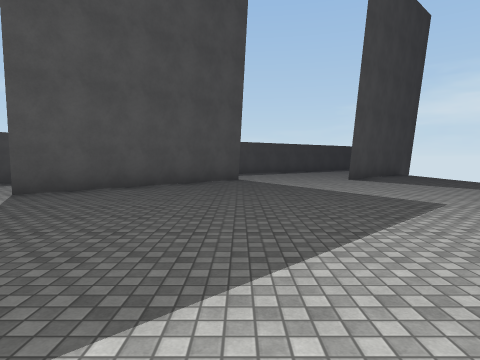
[1] (above)

16 first-person views from a walk through a scene from a Unity 3-D project. The camera is 1.5 m above the floor, tilts 4° down and sees 75° across. The floor is counted in squares, 2.4 m on a side. Each view is taken from the middle of a square. On the plan, view 1 faces up. The plan holds only what a view shows up to about 9 squares ahead; the rest is blank. The place goes on beyond the plan. The player is left out. Surface patterns are stand-ins for the level's own textures.

[2]
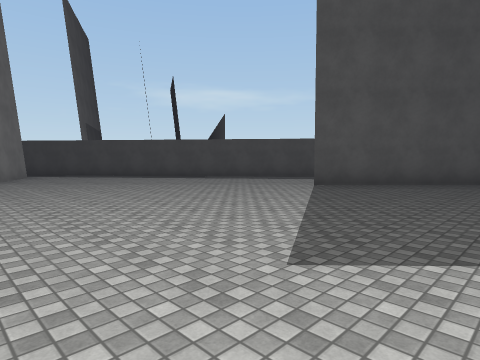

[3]
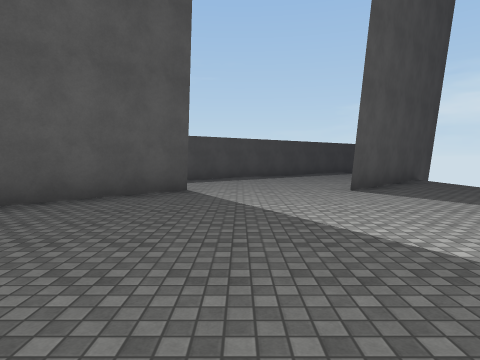

[4]
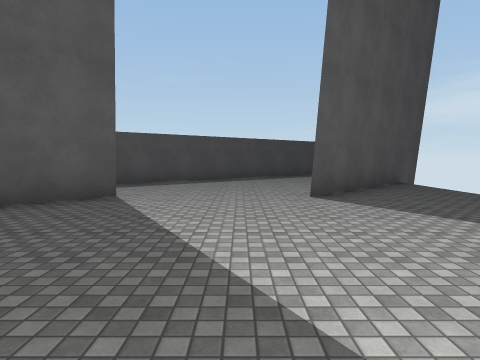

[5]
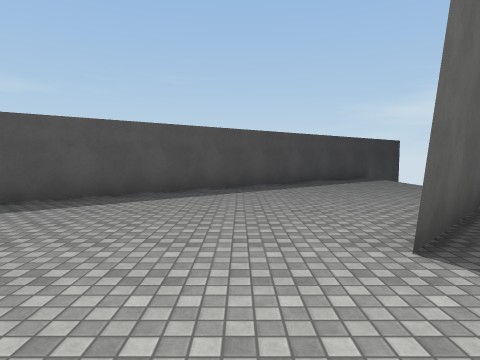

[6]
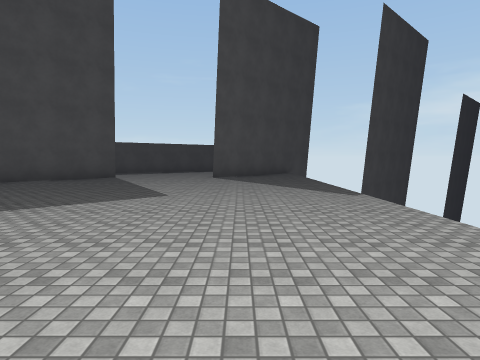

[7]
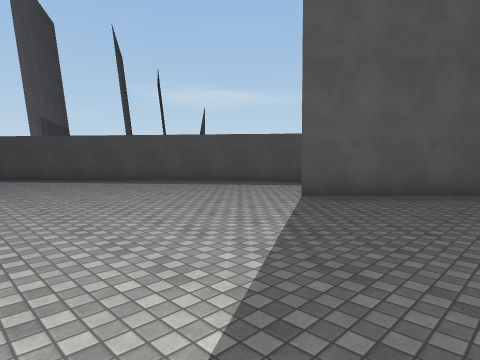

[8]
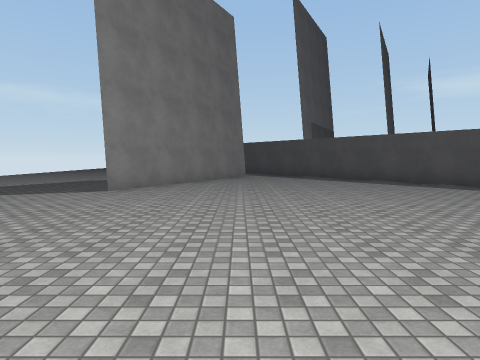

[9]
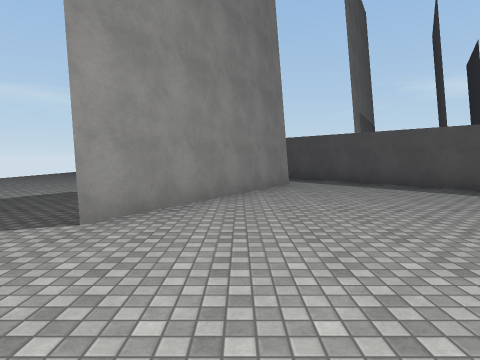

[10]
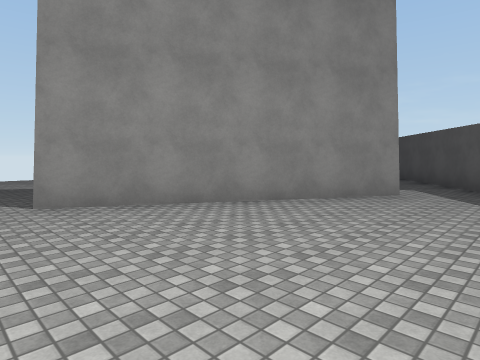

[11]
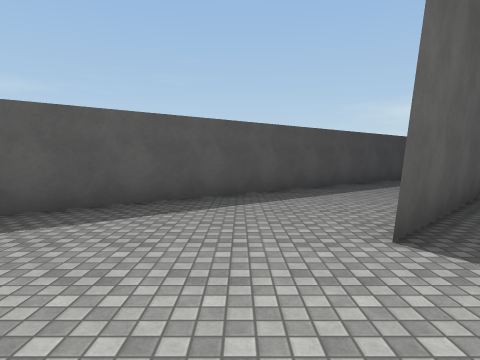

[12]
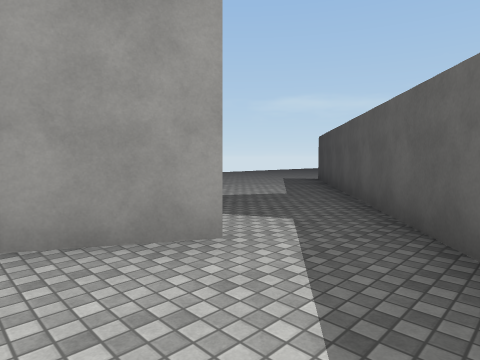

[13]
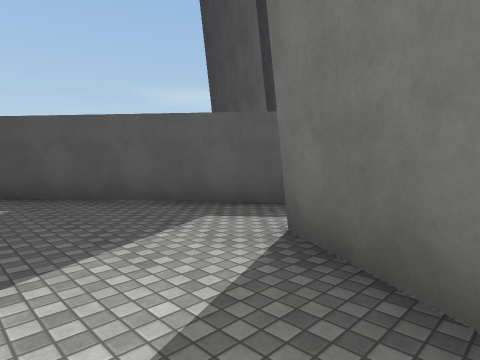

[14]
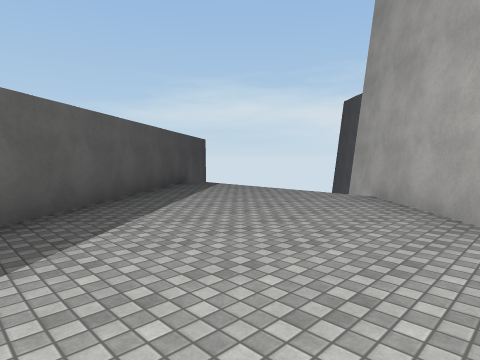

[15]
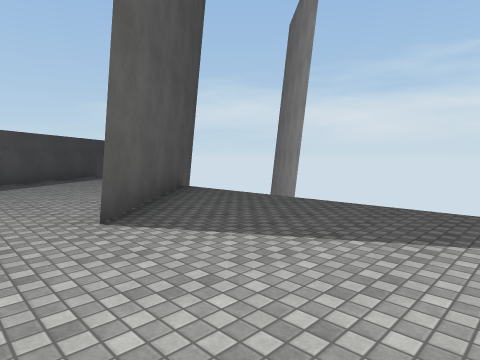

[16]
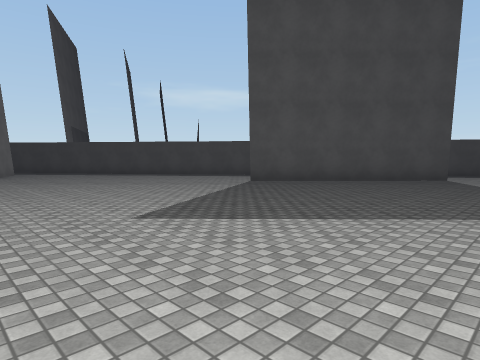

### Floor plan
Points are (right, up) in squares from view 1. A wall is a line through its corners. A room is listed if a view was taken in it or the views show most of it. See-through windows are left out.
Room 1 (views 1, 2, 3, 4, 5, 6, 7, 8, 9, 10, 11, 12, 14, 15, 16)
walls: (0, 9.1) (-3.9, 5.2); (4.6, 10.4) (6.5, 12.4) (3.1, 8.9); (-11.7, 1.2) (-6.9, -1.5); (6.4, 17.4) (-12.9, 2.2)
ways out: opening at (-12, 1) to room 2
Room 2 (view 13)
walls: (-12.9, 2.2) (-17.8, -1.6); (-10.1, 0.3) (-11.7, 1.2)
ways out: opening at (-12, 1) to room 1

Positions as (right, up) in squares from view 1, and headings:
1: (0, 0), facing up
2: (0, -1), facing up-left
3: (1, 3), facing up
4: (2, 4), facing up
5: (2, 7), facing up
6: (4, -1), facing up
7: (-1, 1), facing up-left
8: (-1, 1), facing left
9: (-4, 0), facing left
10: (-6, 3), facing down-left
11: (-5, 3), facing up
12: (-10, 3), facing down-left
13: (-10, -1), facing up-left
14: (1, 10), facing up-right
15: (2, 6), facing up-right
16: (2, -1), facing up-left
